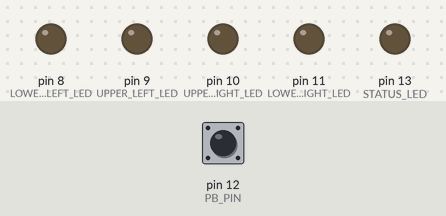
Simulated run of this sketch. Board: Arduino Uno, built with avr-gcc and run on an emulated ATmega328P. On the bench: output pins drawn as LEDs (lit = HIGH). The inputs (shaded band) are chosen by the test bench; at power-on: pin 12 (PB_PIN) HIGH.

Above: at 1.2 s.
1.3 s: pin 12 (PB_PIN) pulled LOW for 0.15 s
At 2.5 s:
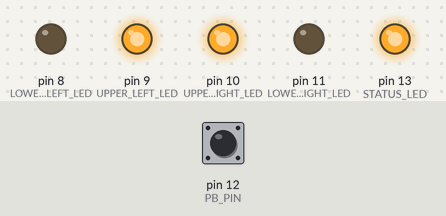
2.9 s: pin 12 (PB_PIN) pulled LOW for 1 s
At 4.0 s:
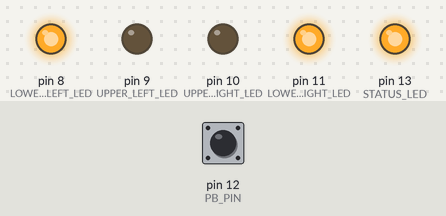
5.4 s: pin 12 (PB_PIN) pulled LOW for 0.15 s
At 6.0 s:
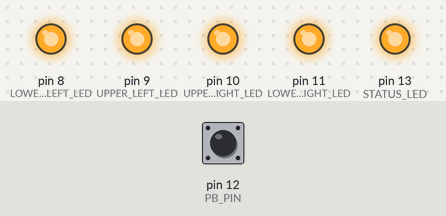
7.0 s: pin 12 (PB_PIN) pulled LOW for 3.2 s
At 11.2 s:
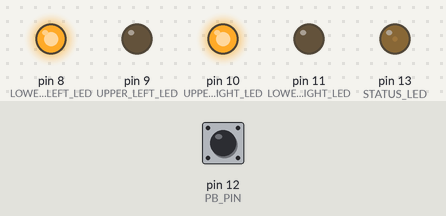
11.7 s: pin 12 (PB_PIN) pulled LOW for 0.15 s
At 12.3 s:
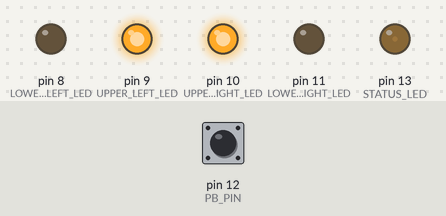
13.3 s: pin 12 (PB_PIN) pulled LOW for 1 s
At 15.6 s:
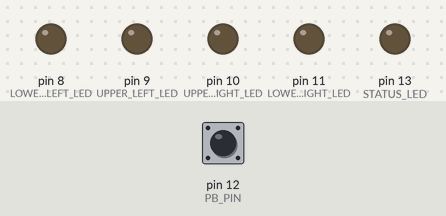
Timing chart, 0 to 17.1 s (numbered marks = the images above; inputs shaded):
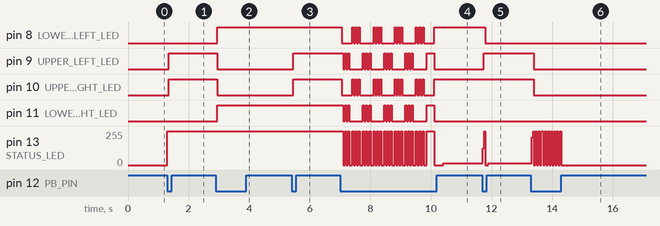

Measured:
- after the input at 1.3 s, pin 9 (UPPER_LEFT_LED), pin 10 (UPPER_RIGHT_LED): LOW → HIGH after 0.05 s; pin 13 (STATUS_LED): 0/255 → 255/255 at once
- after the input at 2.9 s, pin 8 (LOWER_LEFT_LED), pin 11 (LOWER_RIGHT_LED): LOW → HIGH after 0.05 s; pin 9 (UPPER_LEFT_LED), pin 10 (UPPER_RIGHT_LED): HIGH → LOW after 0.05 s
- after the input at 5.4 s, pin 9 (UPPER_LEFT_LED), pin 10 (UPPER_RIGHT_LED): LOW → HIGH after 0.05 s
- after the input at 7.0 s, pin 8 (LOWER_LEFT_LED): HIGH → LOW after 0.06 s, then repeats every 0.70 s: HIGH 0.05 s, LOW 0.05 s, HIGH 0.05 s, LOW 0.05 s, HIGH 0.05 s, LOW 0.45 s; pin 9 (UPPER_LEFT_LED): HIGH → LOW after 0.11 s, then repeats every 0.70 s: HIGH 0.05 s, LOW 0.05 s, HIGH 0.05 s, LOW 0.45 s, HIGH 0.05 s, LOW 0.05 s
- after the input at 11.7 s, pin 8 (LOWER_LEFT_LED): HIGH → LOW after 0.10 s; pin 9 (UPPER_LEFT_LED): LOW → HIGH after 0.05 s; pin 13 (STATUS_LED): 12/255 → 0/255 at once, → 12/255 0.17 s later
- after the input at 13.3 s, pin 9 (UPPER_LEFT_LED), pin 10 (UPPER_RIGHT_LED): HIGH → LOW after 0.10 s; pin 13 (STATUS_LED): 12/255 → 207/255 at once, then repeats every 0.08 s: 255/255 0.03 s, 0/255 0.05 s, until it stays 0/255 from 14.3 s

The sketch:

carQuadLedFlasher.ino
```cpp
// pushbutton pin
#define PB_PIN 12

#define LOWEST_LED 8
#define HIGHEST_LED 11

#define LOWER_LEFT_LED 8
#define UPPER_LEFT_LED 9
#define UPPER_RIGHT_LED 10
#define LOWER_RIGHT_LED 11

#define STATUS_LED LED_BUILTIN
#define DIAGNOSTIC_LED 13

#define DOWN 0
#define UP 1

#define ON HIGH
#define OFF LOW


int pbState = UP;

int upperSolidOn = 0;
int lowerSolidOn = 0;

int program = 0;

// the setup function runs once when you press reset or power the board
void setup() {
  // configure pushbutton for input with internal pullup
  // switch will be open or shorted, so with the pullup we will
  // see state of 1 when open, 0 when pressed
  pinMode(PB_PIN, INPUT_PULLUP);

  // configure for output all DIO pins driving LEDs
  pinMode(DIAGNOSTIC_LED, OUTPUT);
  pinMode(LOWER_LEFT_LED, OUTPUT);
  pinMode(UPPER_LEFT_LED, OUTPUT);
  pinMode(UPPER_RIGHT_LED, OUTPUT);
  pinMode(LOWER_RIGHT_LED, OUTPUT);
  pinMode(STATUS_LED, OUTPUT);
}

void set_all(int state) {
  int led;

    for (led = LOWEST_LED; led <= HIGHEST_LED; led++) {
      digitalWrite (led, state);
    }
}

void set_upper(int state) {
	digitalWrite (UPPER_LEFT_LED, state);
	digitalWrite (UPPER_RIGHT_LED, state);
}

void set_lower(int state) {
	digitalWrite (LOWER_LEFT_LED, state);
	digitalWrite (LOWER_RIGHT_LED, state);
}

void set_left(int state) {
	digitalWrite (LOWER_LEFT_LED, state);
	digitalWrite (UPPER_LEFT_LED, state);
}

void set_right(int state) {
	digitalWrite (LOWER_RIGHT_LED, state);
	digitalWrite (UPPER_RIGHT_LED, state);
}

void set_left_bottom(int state) {
	digitalWrite (LOWER_LEFT_LED, state);
}

void set_right_bottom(int state) {
	digitalWrite (LOWER_RIGHT_LED, state);
}


void set_diagonal1(int state) {
	digitalWrite (UPPER_LEFT_LED, state);
	digitalWrite (LOWER_RIGHT_LED, state);
}

void set_diagonal2(int state) {
	digitalWrite (UPPER_RIGHT_LED, state);
	digitalWrite (LOWER_LEFT_LED, state);
}

void quick_flash (void (*func1)(int), void(*func2)(int)) {
	int i;
	int j;

	for (i = 0; i < 4; i++) {
		for (j = 0; j < 3; j++) {
			if (pushbutton_peek()) return;
			func1(ON);
			func2(OFF);
			set_status(ON);
			delay(50);
			if (pushbutton_peek()) return;
			func1(OFF);
			func2(OFF);
			set_status(OFF);
			delay(50);
			if (pushbutton_peek()) return;
		}
		delay(50);
		if (pushbutton_peek()) return;

		for (j = 0; j < 3; j++) {
			if (pushbutton_peek()) return;
			func1(OFF);
			func2(ON);
			set_status(ON);
			delay(50);
			if (pushbutton_peek()) return;
			func1(OFF);
			func2(OFF);
			set_status(OFF);
			delay(50);
			if (pushbutton_peek()) return;
		}
		delay(50);
		if (pushbutton_peek()) return;
	}
}

void slow_flash (void (*func1)(int), void(*func2)(int)) {
	int i;

	for (i = 0; i < 4; i++) {
		if (pushbutton_peek()) return;
		func1(ON);
		func2(OFF);
		set_status(ON);
		delay(250);
		if (pushbutton_peek()) return;
		func1(OFF);
		func2(ON);
		set_status(OFF);
		delay(250);
	}
}

void all_flash () {
	int i;

	quick_flash (set_diagonal1, set_diagonal2);
	if (pushbutton_peek()) return;
	slow_flash(set_diagonal1, set_diagonal2);
}

void top_on_bottom_flash () {
	int i;

	set_upper(ON);

	quick_flash (set_left_bottom, set_right_bottom);
	if (pushbutton_peek()) return;
}


int pushbutton_peek () {
	if (digitalRead (PB_PIN) == LOW) {
		if (pbState == UP) {
			return 1;
		}
		return 0;
	} else {
		if (pbState == DOWN) {
			pbState = UP;
		}
	}
}

int pushbutton_pressed () {
	// pin is low when button is pressed.
	// when it is pressed we will be called
	// many times while it is down so we keep
	// track of its state and only return 1
	// once per time it is pressed
	if (digitalRead (PB_PIN) == LOW) {
      digitalWrite (DIAGNOSTIC_LED, HIGH);
	  delay(50);  // debounce via a breif delay
		if (pbState == UP) {
			pbState = DOWN;
			return 1;
		}
	} else {
      // digitalWrite (DIAGNOSTIC_LED, LOW);
		if (pbState == DOWN) {
			pbState = UP;
		}
	}
	return 0;
}

void set_status (int state) {
	digitalWrite (STATUS_LED, state);
}

void heartbeat () {
	static int heartbeat = 0;

	if (heartbeat++ > 20) {
		digitalWrite (DIAGNOSTIC_LED, HIGH);
		heartbeat = 0;
	} else {
		digitalWrite (DIAGNOSTIC_LED, LOW);
	}
}

void
run_program () {
	heartbeat();
	switch (program) {
		case 0:
			set_all(OFF);
			set_status (OFF);
			delay(50);
			return;

		case 1:
			set_upper(ON);
			set_lower(OFF);
			set_status (ON);
			delay(50);
			return;

		case 2:
			set_upper(OFF);
			set_lower(ON);
			set_status (ON);
			delay(50);
			return;

		case 3:
			set_all(ON);
			digitalWrite (STATUS_LED, ON);
			set_status (ON);
			delay(50);
			return;

		case 4:
			all_flash();
			return;

		case 5:
			top_on_bottom_flash();
			return;

		case 6:
			program = 0;
	}
}

// the loop function runs over and over again forever
void loop() {
	if (pushbutton_pressed()) {
		program++;
	}

	run_program();
}
```
